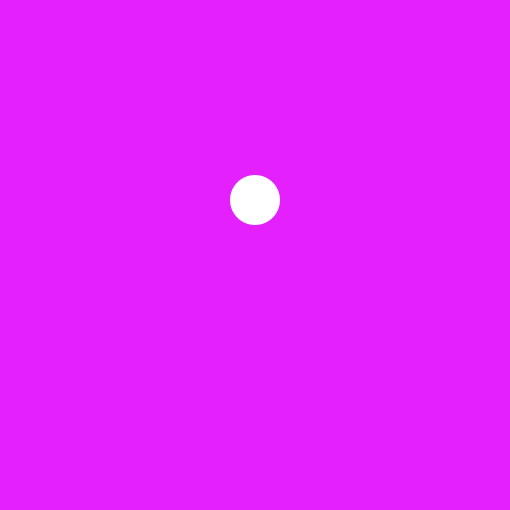
Frame 1 (no input)
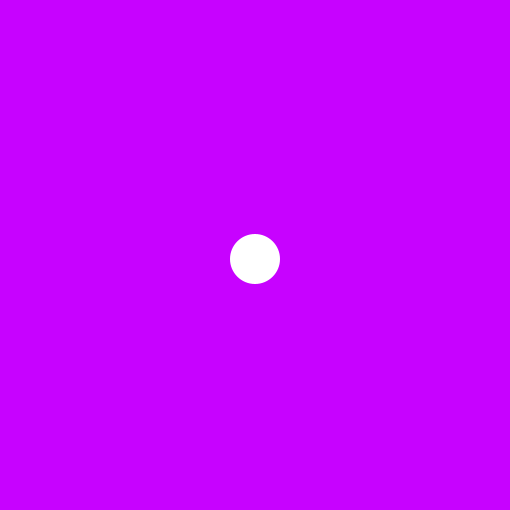
Frame 60 (the mouse pressed at the canvas centre just before this capture)
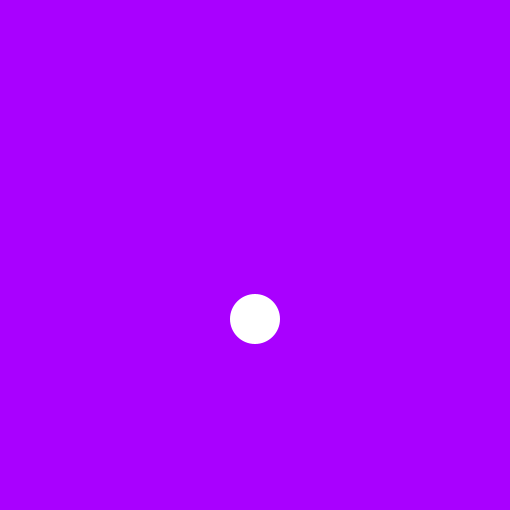
Frame 120 (the mouse held since frame 60 and released just before this capture)

The Processing sketch that drew these frames (run headless with seeded random() and noise(); from frame 60 on, the mouse is pressed at the canvas centre):

// Processing sketch: processing_66288
// ── processing_66288.pde

float posY = 200;
boolean path = false;
float r=int(random(510));
float g=int(random(510));
float b=int(random(510));

void setup(){
  size(510,510);

  
  frameRate(60);
}

void draw(){
  fill(r-posY/2,g-posY/2,b-posY/2);
  noStroke();
  rect(0,0,width,height);
  println("R = "+posY/2+ "G = "+posY/2+ "B="+posY/2);
  fill(255);
  ellipse(width/2,posY,50,50);


  if(path == false && posY <509){
    posY++;
  }
  if(path == true && posY >1){
    posY--;
  }
  if(posY >= 485){
    path = true;
  }
  if(posY <=25){
    path = false;
  }
}
